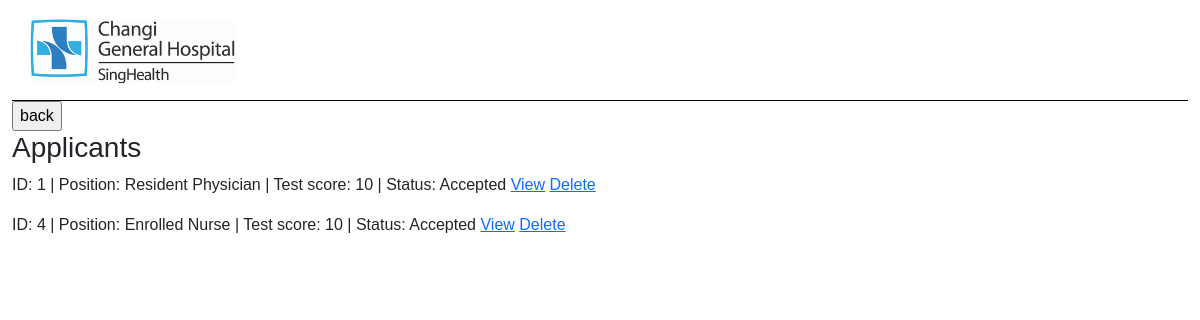
Page /completed on the committed database.
### models.py (models this page shows)
class Applicants(db.Model):
    id = db.Column(db.Integer, primary_key=True)    #unique ID
    name = db.Column(db.String(100), nullable=False)
    email = db.Column(db.String(100), nullable=False)
    job = db.Column(db.String(100), nullable=False)
    score = db.Column(db.Integer)
    status = db.Column(db.String)
    comments = db.Column(db.String)

### app.py (the view)
@app.route("/completed")
def completed():
    return render_template("completed.html", applicants=Applicants.query.all())

### templates/completed.html (shortened to what this page needs)
{% extends "base.html" %}
{% block body %}
    <form action="/" method="post">
        <input type="submit" value="back">
    </form>
    <h3>Applicants</h3>
    {% for applicant in applicants %}
        {% if  applicant.status == ("Accepted" or "Rejected") %}
        <p>
            ID: {{ applicant.id }} |
            Position: {{ applicant.job }} |
            Test score: {{ applicant.score }} |
            Status: {{ applicant.status }}
            <a href="/id{{ applicant.id }}">View</a>
            <a href="/">Delete</a>
        </p>
        {% endif %}
    {% endfor %}
{% endblock %}

### static/styles/style.css (style rules this page uses)
body { margin: 0; font-family: "Poppins", sans-serif; }

### rows in the picture
Applicants: id "1", job "Resident Physician", score "10", status "Accepted"
Applicants: id "4", job "Enrolled Nurse", score "10", status "Accepted"
